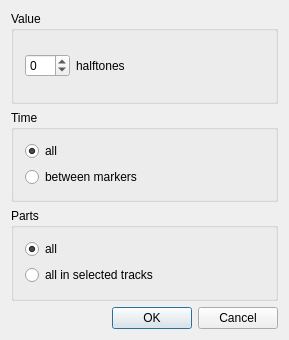
<?xml version="1.0" encoding="UTF-8"?>
<ui version="4.0">
 <class>TransposeDialogBase</class>
 <widget class="QDialog" name="TransposeDialogBase">
  <property name="geometry">
   <rect>
    <x>0</x>
    <y>0</y>
    <width>289</width>
    <height>340</height>
   </rect>
  </property>
  <property name="windowTitle">
   <string>OOMidi: Midi Transpose</string>
  </property>
  <layout class="QVBoxLayout">
   <property name="spacing">
    <number>6</number>
   </property>
   <property name="margin">
    <number>11</number>
   </property>
   <item>
    <widget class="QGroupBox" name="GroupBox1">
     <property name="title">
      <string>Value</string>
     </property>
     <layout class="QVBoxLayout">
      <property name="spacing">
       <number>6</number>
      </property>
      <property name="margin">
       <number>11</number>
      </property>
      <item>
       <layout class="QHBoxLayout">
        <property name="spacing">
         <number>6</number>
        </property>
        <property name="margin">
         <number>0</number>
        </property>
        <item>
         <widget class="QSpinBox" name="delta">
          <property name="sizePolicy">
           <sizepolicy hsizetype="Preferred" vsizetype="Fixed">
            <horstretch>0</horstretch>
            <verstretch>0</verstretch>
           </sizepolicy>
          </property>
          <property name="minimum">
           <number>-99</number>
          </property>
         </widget>
        </item>
        <item>
         <widget class="QLabel" name="TextLabel1">
          <property name="sizePolicy">
           <sizepolicy hsizetype="MinimumExpanding" vsizetype="Minimum">
            <horstretch>0</horstretch>
            <verstretch>0</verstretch>
           </sizepolicy>
          </property>
          <property name="text">
           <string>halftones</string>
          </property>
          <property name="wordWrap">
           <bool>false</bool>
          </property>
         </widget>
        </item>
       </layout>
      </item>
     </layout>
    </widget>
   </item>
   <item>
    <widget class="QGroupBox" name="ButtonBox1">
     <property name="title">
      <string>Time</string>
     </property>
     <layout class="QVBoxLayout">
      <property name="spacing">
       <number>6</number>
      </property>
      <property name="margin">
       <number>11</number>
      </property>
      <item>
       <widget class="QRadioButton" name="time_all">
        <property name="text">
         <string>all</string>
        </property>
        <property name="checked">
         <bool>true</bool>
        </property>
       </widget>
      </item>
      <item>
       <widget class="QRadioButton" name="time_selected">
        <property name="text">
         <string>between markers</string>
        </property>
       </widget>
      </item>
     </layout>
    </widget>
   </item>
   <item>
    <widget class="QGroupBox" name="ButtonBox2">
     <property name="title">
      <string>Parts</string>
     </property>
     <layout class="QVBoxLayout">
      <property name="spacing">
       <number>6</number>
      </property>
      <property name="margin">
       <number>11</number>
      </property>
      <item>
       <widget class="QRadioButton" name="parts_all">
        <property name="text">
         <string>all</string>
        </property>
        <property name="checked">
         <bool>true</bool>
        </property>
       </widget>
      </item>
      <item>
       <widget class="QRadioButton" name="parts_selected">
        <property name="windowTitle">
         <string/>
        </property>
        <property name="text">
         <string>all in selected tracks</string>
        </property>
       </widget>
      </item>
     </layout>
    </widget>
   </item>
   <item>
    <layout class="QHBoxLayout">
     <property name="spacing">
      <number>6</number>
     </property>
     <property name="margin">
      <number>0</number>
     </property>
     <item>
      <spacer name="Spacer1">
       <property name="orientation">
        <enum>Qt::Horizontal</enum>
       </property>
       <property name="sizeType">
        <enum>QSizePolicy::Expanding</enum>
       </property>
       <property name="sizeHint" stdset="0">
        <size>
         <width>20</width>
         <height>20</height>
        </size>
       </property>
      </spacer>
     </item>
     <item>
      <widget class="QPushButton" name="okButton">
       <property name="text">
        <string>OK</string>
       </property>
       <property name="autoDefault">
        <bool>false</bool>
       </property>
       <property name="default">
        <bool>true</bool>
       </property>
      </widget>
     </item>
     <item>
      <widget class="QPushButton" name="cancelButton">
       <property name="text">
        <string>Cancel</string>
       </property>
      </widget>
     </item>
    </layout>
   </item>
  </layout>
 </widget>
 <layoutdefault spacing="6" margin="11"/>
 <resources/>
 <connections>
  <connection>
   <sender>okButton</sender>
   <signal>clicked()</signal>
   <receiver>TransposeDialogBase</receiver>
   <slot>accept()</slot>
   <hints>
    <hint type="sourcelabel">
     <x>20</x>
     <y>20</y>
    </hint>
    <hint type="destinationlabel">
     <x>20</x>
     <y>20</y>
    </hint>
   </hints>
  </connection>
  <connection>
   <sender>cancelButton</sender>
   <signal>clicked()</signal>
   <receiver>TransposeDialogBase</receiver>
   <slot>reject()</slot>
   <hints>
    <hint type="sourcelabel">
     <x>20</x>
     <y>20</y>
    </hint>
    <hint type="destinationlabel">
     <x>20</x>
     <y>20</y>
    </hint>
   </hints>
  </connection>
 </connections>
</ui>
